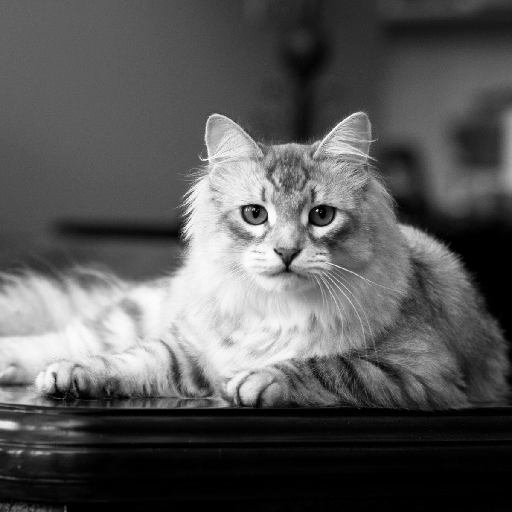
#> input picture Lab4/Images/marvin_clean.png, 512 x 512 px, found by its file name
$ python Top_hat_filter.py
#> lines starting #> are read from the running program, lines starting #| are printed output that depends on the picture
import cv2
import numpy as np

# Charger l'image
image_path = r'Images\marvin_clean.png'
image = cv2.imread(image_path, cv2.IMREAD_GRAYSCALE)
#> image is the input picture: shape (512, 512); min 0, max 255, mean 88.2

# Vérifier si l'image est chargée avec succès
if image is None:
    print("Erreur : Impossible de charger l'image.")
else:
    # Définir la fréquence de coupure en pixels^-1
    cutoff_frequency = 50

    # Calculer la taille du noyau en fonction de la fréquence de coupure
    kernel_size = int(1 / (cutoff_frequency * (1 / min(image.shape))))
#> kernel_size = 10

    # Assurez-vous que la taille du noyau est impaire (requis pour le noyau morphologique)
    if kernel_size % 2 == 0:
        kernel_size += 1
#> kernel_size = 11

    # Créer le noyau
    kernel = np.ones((kernel_size, kernel_size), np.uint8)

    # Opérations de filtrage
    opening = cv2.morphologyEx(image, cv2.MORPH_OPEN, kernel)
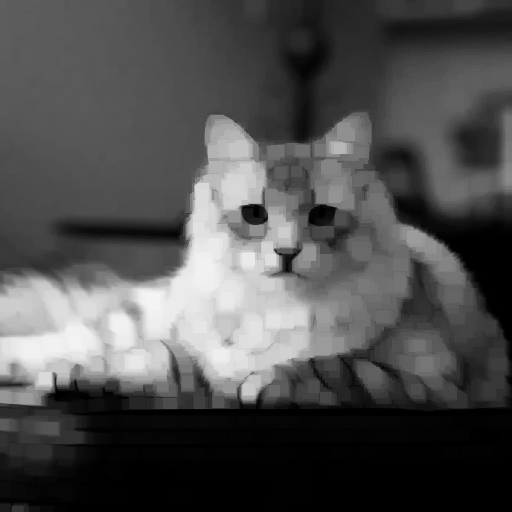
#> opening: shape (512, 512); min 0, max 244, mean 78.8
    top_hat = cv2.subtract(image, opening)
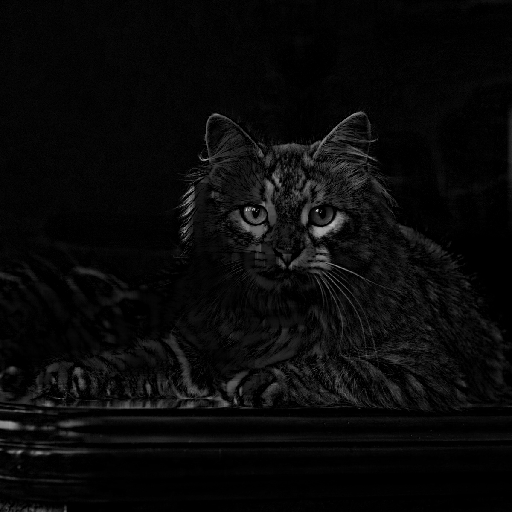
#> top_hat: shape (512, 512); min 0, max 223, mean 9.4

    # Afficher l'image originale et l'image filtrée
    cv2.imshow('Image originale', image)
    cv2.imshow('Résultat du filtre passe-haut top-hat', top_hat)
    cv2.waitKey(0)
    cv2.destroyAllWindows()

    # Enregistrer l'image filtrée
    output_path = r'Images\Top_Hat_filtered_marvin.png'
    cv2.imwrite(output_path, top_hat)
    print(f"L'image filtrée a été enregistrée sous {output_path}")
